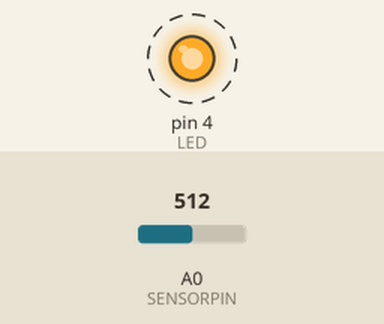
The sketch below on a simulated Arduino Uno, built with avr-gcc and run on an emulated ATmega328P. On the bench: output pins drawn as LEDs (lit = HIGH). Dashed ring = blinking. The test bench sets the inputs (shaded band); at power-on: A0 (SENSORPIN) = 512.

Above: at 1.27 s.
1.3 s: A0 (SENSORPIN) set to 0
2.8 s: A0 (SENSORPIN) set to 9
4.3 s: A0 (SENSORPIN) set to 12
At 5.3 s:
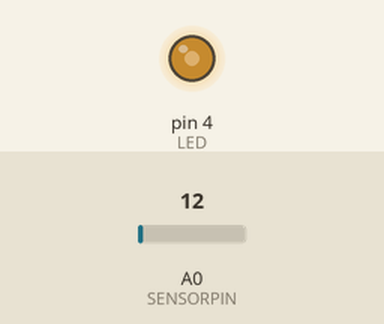
7.3 s: A0 (SENSORPIN) set to 63
10.3 s: A0 (SENSORPIN) set to 67
At 10.83 s:
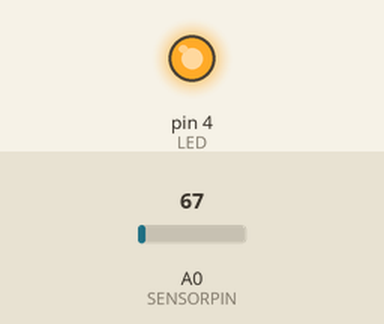
13.3 s: A0 (SENSORPIN) set to 122
At 14.2 s:
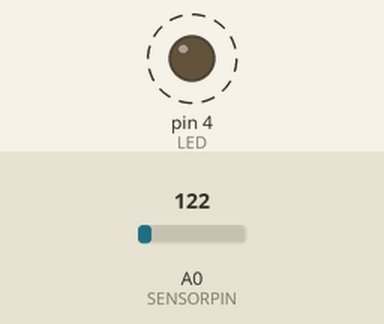
Timing chart, 0 to 62.3 s (numbered marks = the images above; inputs shaded):
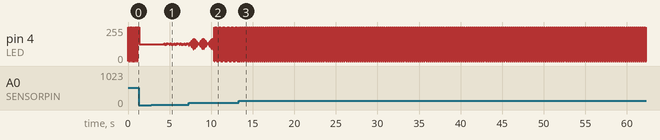

The sketch:

Analog_potmeterLED.ino
```cpp
const int SENSORPIN = A0;
const int LED = 4;
const int minHZ = 1;
const int maxHZ = 200;
void setup() {
  Serial.begin(9600);
  pinMode(SENSORPIN, INPUT);
  pinMode(LED, OUTPUT);
}
void loop() {
  byte timeDelay = map(analogRead(SENSORPIN), 0, 1023, minHZ, maxHZ);
  digitalWrite(LED, !digitalRead(LED));
  delay(timeDelay);
}
```

Measured:
- the behaviour switches between 66 and 67 on A0 (SENSORPIN) (found by bisection; images 1 and 2)
- after the input at 2.8 s, every drawn part: stays the same
- after the input at 4.3 s, pin 4 (LED): 127/255 → 133/255 after 0.05 s, then repeats every 0.40 s: 121/255 0.04 s, 129/255 0.08 s, 122/255 0.08 s, 134/255 0.04 s, 126/255 0.08 s, 133/255 0.08 s
- after the input at 13.3 s, pin 4 (LED): alternates 255/255 for 0.02 s and 0/255 for 0.02 s, starting after 0.11 s
